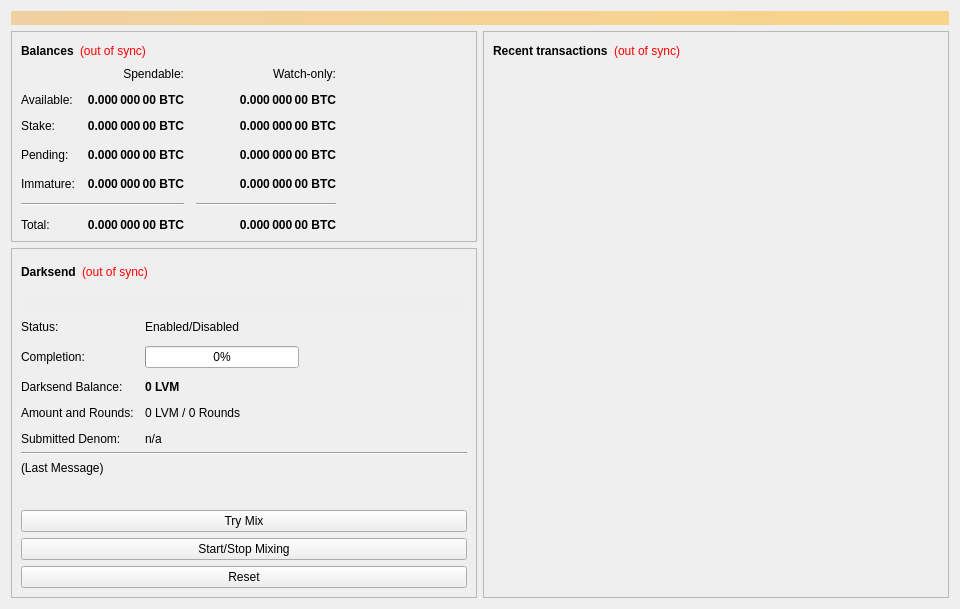
<?xml version="1.0" encoding="UTF-8"?>
<ui version="4.0">
 <class>OverviewPage</class>
 <widget class="QWidget" name="OverviewPage">
  <property name="geometry">
   <rect>
    <x>0</x>
    <y>0</y>
    <width>960</width>
    <height>594</height>
   </rect>
  </property>
  <property name="minimumSize">
   <size>
    <width>960</width>
    <height>0</height>
   </size>
  </property>
  <property name="windowTitle">
   <string>Form</string>
  </property>
  <layout class="QVBoxLayout" name="topLayout">
   <item>
    <widget class="QLabel" name="labelAlerts">
     <property name="visible">
      <bool>false</bool>
     </property>
     <property name="styleSheet">
      <string notr="true">background-color: qlineargradient(x1: 0, y1: 0, x2: 1, y2: 0, stop:0 #F0D0A0, stop:1 #F8D488); color:#000000;</string>
     </property>
     <property name="wordWrap">
      <bool>true</bool>
     </property>
     <property name="margin">
      <number>3</number>
     </property>
    </widget>
   </item>
   <item>
    <layout class="QHBoxLayout" name="horizontalLayout" stretch="1,1">
     <item>
      <layout class="QVBoxLayout" name="verticalLayout_2">
       <item>
        <widget class="QFrame" name="frame">
         <property name="frameShape">
          <enum>QFrame::StyledPanel</enum>
         </property>
         <property name="frameShadow">
          <enum>QFrame::Raised</enum>
         </property>
         <layout class="QVBoxLayout" name="verticalLayout_4">
          <item>
           <layout class="QHBoxLayout" name="horizontalLayout_4">
            <item>
             <widget class="QLabel" name="label_5">
              <property name="font">
               <font>
                <weight>75</weight>
                <bold>true</bold>
               </font>
              </property>
              <property name="text">
               <string>Balances</string>
              </property>
             </widget>
            </item>
            <item>
             <widget class="QLabel" name="labelWalletStatus">
              <property name="cursor">
               <cursorShape>WhatsThisCursor</cursorShape>
              </property>
              <property name="toolTip">
               <string>The displayed information may be out of date. Your wallet automatically synchronizes with the livermorium network after a connection is established, but this process has not completed yet.</string>
              </property>
              <property name="styleSheet">
               <string notr="true">QLabel { color: red; }</string>
              </property>
              <property name="text">
               <string notr="true">(out of sync)</string>
              </property>
              <property name="alignment">
               <set>Qt::AlignLeading|Qt::AlignLeft|Qt::AlignVCenter</set>
              </property>
             </widget>
            </item>
            <item>
             <spacer name="horizontalSpacer_3">
              <property name="orientation">
               <enum>Qt::Horizontal</enum>
              </property>
              <property name="sizeHint" stdset="0">
               <size>
                <width>40</width>
                <height>20</height>
               </size>
              </property>
             </spacer>
            </item>
           </layout>
          </item>
          <item>
           <layout class="QGridLayout" name="gridLayout">
            <property name="spacing">
             <number>12</number>
            </property>
            <item row="3" column="2">
             <widget class="QLabel" name="labelWatchPending">
              <property name="font">
               <font>
                <weight>75</weight>
                <bold>true</bold>
               </font>
              </property>
              <property name="cursor">
               <cursorShape>IBeamCursor</cursorShape>
              </property>
              <property name="toolTip">
               <string>Unconfirmed transactions to watch-only addresses</string>
              </property>
              <property name="text">
               <string notr="true">0.000 000 00 BTC</string>
              </property>
              <property name="alignment">
               <set>Qt::AlignRight|Qt::AlignTrailing|Qt::AlignVCenter</set>
              </property>
              <property name="textInteractionFlags">
               <set>Qt::LinksAccessibleByMouse|Qt::TextSelectableByKeyboard|Qt::TextSelectableByMouse</set>
              </property>
             </widget>
            </item>
            <item row="3" column="1">
             <widget class="QLabel" name="labelUnconfirmed">
              <property name="font">
               <font>
                <weight>75</weight>
                <bold>true</bold>
               </font>
              </property>
              <property name="cursor">
               <cursorShape>IBeamCursor</cursorShape>
              </property>
              <property name="toolTip">
               <string>Total of transactions that have yet to be confirmed, and do not yet count toward the spendable balance</string>
              </property>
              <property name="text">
               <string notr="true">0.000 000 00 BTC</string>
              </property>
              <property name="alignment">
               <set>Qt::AlignRight|Qt::AlignTrailing|Qt::AlignVCenter</set>
              </property>
              <property name="textInteractionFlags">
               <set>Qt::LinksAccessibleByMouse|Qt::TextSelectableByKeyboard|Qt::TextSelectableByMouse</set>
              </property>
             </widget>
            </item>
            <item row="4" column="2">
             <widget class="QLabel" name="labelWatchImmature">
              <property name="font">
               <font>
                <weight>75</weight>
                <bold>true</bold>
               </font>
              </property>
              <property name="cursor">
               <cursorShape>IBeamCursor</cursorShape>
              </property>
              <property name="toolTip">
               <string>Mined balance in watch-only addresses that has not yet matured</string>
              </property>
              <property name="text">
               <string notr="true">0.000 000 00 BTC</string>
              </property>
              <property name="alignment">
               <set>Qt::AlignRight|Qt::AlignTrailing|Qt::AlignVCenter</set>
              </property>
              <property name="textInteractionFlags">
               <set>Qt::LinksAccessibleByMouse|Qt::TextSelectableByKeyboard|Qt::TextSelectableByMouse</set>
              </property>
             </widget>
            </item>
            <item row="5" column="0" colspan="2">
             <widget class="Line" name="lineSpendableBalance">
              <property name="orientation">
               <enum>Qt::Horizontal</enum>
              </property>
             </widget>
            </item>
            <item row="5" column="2">
             <widget class="Line" name="lineWatchBalance">
              <property name="sizePolicy">
               <sizepolicy hsizetype="Preferred" vsizetype="Fixed">
                <horstretch>0</horstretch>
                <verstretch>0</verstretch>
               </sizepolicy>
              </property>
              <property name="minimumSize">
               <size>
                <width>140</width>
                <height>0</height>
               </size>
              </property>
              <property name="orientation">
               <enum>Qt::Horizontal</enum>
              </property>
             </widget>
            </item>
            <item row="6" column="0">
             <widget class="QLabel" name="labelTotalText">
              <property name="text">
               <string>Total:</string>
              </property>
             </widget>
            </item>
            <item row="4" column="1">
             <widget class="QLabel" name="labelImmature">
              <property name="font">
               <font>
                <weight>75</weight>
                <bold>true</bold>
               </font>
              </property>
              <property name="cursor">
               <cursorShape>IBeamCursor</cursorShape>
              </property>
              <property name="toolTip">
               <string>Mined balance that has not yet matured</string>
              </property>
              <property name="text">
               <string notr="true">0.000 000 00 BTC</string>
              </property>
              <property name="alignment">
               <set>Qt::AlignRight|Qt::AlignTrailing|Qt::AlignVCenter</set>
              </property>
              <property name="textInteractionFlags">
               <set>Qt::LinksAccessibleByMouse|Qt::TextSelectableByKeyboard|Qt::TextSelectableByMouse</set>
              </property>
             </widget>
            </item>
            <item row="3" column="3">
             <spacer name="horizontalSpacer_2">
              <property name="orientation">
               <enum>Qt::Horizontal</enum>
              </property>
              <property name="sizeHint" stdset="0">
               <size>
                <width>40</width>
                <height>20</height>
               </size>
              </property>
             </spacer>
            </item>
            <item row="4" column="0">
             <widget class="QLabel" name="labelImmatureText">
              <property name="text">
               <string>Immature:</string>
              </property>
             </widget>
            </item>
            <item row="6" column="1">
             <widget class="QLabel" name="labelTotal">
              <property name="font">
               <font>
                <weight>75</weight>
                <bold>true</bold>
               </font>
              </property>
              <property name="cursor">
               <cursorShape>IBeamCursor</cursorShape>
              </property>
              <property name="toolTip">
               <string>Your current total balance</string>
              </property>
              <property name="text">
               <string notr="true">0.000 000 00 BTC</string>
              </property>
              <property name="alignment">
               <set>Qt::AlignRight|Qt::AlignTrailing|Qt::AlignVCenter</set>
              </property>
              <property name="textInteractionFlags">
               <set>Qt::LinksAccessibleByMouse|Qt::TextSelectableByKeyboard|Qt::TextSelectableByMouse</set>
              </property>
             </widget>
            </item>
            <item row="6" column="2">
             <widget class="QLabel" name="labelWatchTotal">
              <property name="font">
               <font>
                <weight>75</weight>
                <bold>true</bold>
               </font>
              </property>
              <property name="cursor">
               <cursorShape>IBeamCursor</cursorShape>
              </property>
              <property name="toolTip">
               <string>Current total balance in watch-only addresses</string>
              </property>
              <property name="text">
               <string notr="true">0.000 000 00 BTC</string>
              </property>
              <property name="alignment">
               <set>Qt::AlignRight|Qt::AlignTrailing|Qt::AlignVCenter</set>
              </property>
              <property name="textInteractionFlags">
               <set>Qt::LinksAccessibleByMouse|Qt::TextSelectableByKeyboard|Qt::TextSelectableByMouse</set>
              </property>
             </widget>
            </item>
            <item row="0" column="2">
             <widget class="QLabel" name="labelWatchonly">
              <property name="text">
               <string>Watch-only:</string>
              </property>
              <property name="alignment">
               <set>Qt::AlignRight|Qt::AlignTrailing|Qt::AlignVCenter</set>
              </property>
             </widget>
            </item>
            <item row="1" column="0">
             <widget class="QLabel" name="labelBalanceText">
              <property name="text">
               <string>Available:</string>
              </property>
             </widget>
            </item>
            <item row="1" column="1">
             <widget class="QLabel" name="labelBalance">
              <property name="font">
               <font>
                <weight>75</weight>
                <bold>true</bold>
               </font>
              </property>
              <property name="cursor">
               <cursorShape>IBeamCursor</cursorShape>
              </property>
              <property name="toolTip">
               <string>Your current spendable balance</string>
              </property>
              <property name="text">
               <string notr="true">0.000 000 00 BTC</string>
              </property>
              <property name="alignment">
               <set>Qt::AlignRight|Qt::AlignTrailing|Qt::AlignVCenter</set>
              </property>
              <property name="textInteractionFlags">
               <set>Qt::LinksAccessibleByMouse|Qt::TextSelectableByKeyboard|Qt::TextSelectableByMouse</set>
              </property>
             </widget>
            </item>
            <item row="2" column="0">
             <widget class="QLabel" name="label_10">
              <property name="text">
               <string>Stake:</string>
              </property>
             </widget>
            </item>
            <item row="2" column="1">
             <widget class="QLabel" name="labelStake">
              <property name="font">
               <font>
                <weight>75</weight>
                <bold>true</bold>
               </font>
              </property>
              <property name="cursor">
               <cursorShape>IBeamCursor</cursorShape>
              </property>
              <property name="toolTip">
               <string>Total of coins that was staked, and do not yet count toward the current balance</string>
              </property>
              <property name="text">
               <string notr="true">0.000 000 00 BTC</string>
              </property>
              <property name="alignment">
               <set>Qt::AlignRight|Qt::AlignTrailing|Qt::AlignVCenter</set>
              </property>
              <property name="textInteractionFlags">
               <set>Qt::LinksAccessibleByMouse|Qt::TextSelectableByKeyboard|Qt::TextSelectableByMouse</set>
              </property>
             </widget>
            </item>
            <item row="2" column="2">
             <widget class="QLabel" name="labelWatchStake">
              <property name="font">
               <font>
                <weight>75</weight>
                <bold>true</bold>
               </font>
              </property>
              <property name="cursor">
               <cursorShape>IBeamCursor</cursorShape>
              </property>
              <property name="toolTip">
               <string>Total of coins that was staked in watch-only addresses, and do not yet count toward the current watch-only balance</string>
              </property>
              <property name="text">
               <string notr="true">0.000 000 00 BTC</string>
              </property>
              <property name="alignment">
               <set>Qt::AlignRight|Qt::AlignTrailing|Qt::AlignVCenter</set>
              </property>
              <property name="textInteractionFlags">
               <set>Qt::LinksAccessibleByMouse|Qt::TextSelectableByKeyboard|Qt::TextSelectableByMouse</set>
              </property>
             </widget>
            </item>
            <item row="1" column="2">
             <widget class="QLabel" name="labelWatchAvailable">
              <property name="font">
               <font>
                <weight>75</weight>
                <bold>true</bold>
               </font>
              </property>
              <property name="cursor">
               <cursorShape>IBeamCursor</cursorShape>
              </property>
              <property name="toolTip">
               <string>Your current balance in watch-only addresses</string>
              </property>
              <property name="text">
               <string notr="true">0.000 000 00 BTC</string>
              </property>
              <property name="alignment">
               <set>Qt::AlignRight|Qt::AlignTrailing|Qt::AlignVCenter</set>
              </property>
              <property name="textInteractionFlags">
               <set>Qt::LinksAccessibleByMouse|Qt::TextSelectableByKeyboard|Qt::TextSelectableByMouse</set>
              </property>
             </widget>
            </item>
            <item row="3" column="0">
             <widget class="QLabel" name="labelPendingText">
              <property name="text">
               <string>Pending:</string>
              </property>
             </widget>
            </item>
            <item row="0" column="1">
             <widget class="QLabel" name="labelSpendable">
              <property name="text">
               <string>Spendable:</string>
              </property>
              <property name="alignment">
               <set>Qt::AlignRight|Qt::AlignTrailing|Qt::AlignVCenter</set>
              </property>
             </widget>
            </item>
           </layout>
          </item>
         </layout>
        </widget>
       </item>
       <item>
        <widget class="QFrame" name="frameDarksend">
         <property name="sizePolicy">
          <sizepolicy hsizetype="Expanding" vsizetype="Expanding">
           <horstretch>0</horstretch>
           <verstretch>0</verstretch>
          </sizepolicy>
         </property>
         <property name="minimumSize">
          <size>
           <width>0</width>
           <height>350</height>
          </size>
         </property>
         <property name="layoutDirection">
          <enum>Qt::LeftToRight</enum>
         </property>
         <property name="frameShape">
          <enum>QFrame::StyledPanel</enum>
         </property>
         <property name="frameShadow">
          <enum>QFrame::Raised</enum>
         </property>
         <layout class="QVBoxLayout" name="verticalLayout_5">
          <item>
           <layout class="QHBoxLayout" name="horizontalLayout_5">
            <item>
             <widget class="QLabel" name="label_2">
              <property name="font">
               <font>
                <weight>75</weight>
                <bold>true</bold>
               </font>
              </property>
              <property name="text">
               <string>Darksend</string>
              </property>
             </widget>
            </item>
            <item>
             <widget class="QLabel" name="labelDarksendSyncStatus">
              <property name="toolTip">
               <string>The displayed information may be out of date. Your wallet automatically synchronizes with the livermorium network after a connection is established, but this process has not completed yet.</string>
              </property>
              <property name="styleSheet">
               <string notr="true">QLabel { color: red; }</string>
              </property>
              <property name="text">
               <string notr="true">(out of sync)</string>
              </property>
              <property name="alignment">
               <set>Qt::AlignLeading|Qt::AlignLeft|Qt::AlignVCenter</set>
              </property>
             </widget>
            </item>
            <item>
             <spacer name="horizontalSpacer_4">
              <property name="orientation">
               <enum>Qt::Horizontal</enum>
              </property>
              <property name="sizeHint" stdset="0">
               <size>
                <width>40</width>
                <height>20</height>
               </size>
              </property>
             </spacer>
            </item>
           </layout>
          </item>
          <item>
           <widget class="QPushButton" name="runAutoDenom">
            <property name="palette">
             <palette>
              <active>
               <colorrole role="WindowText">
                <brush brushstyle="SolidPattern">
                 <color alpha="255">
                  <red>0</red>
                  <green>0</green>
                  <blue>0</blue>
                 </color>
                </brush>
               </colorrole>
               <colorrole role="Button">
                <brush brushstyle="SolidPattern">
                 <color alpha="255">
                  <red>239</red>
                  <green>238</green>
                  <blue>238</blue>
                 </color>
                </brush>
               </colorrole>
               <colorrole role="Light">
                <brush brushstyle="SolidPattern">
                 <color alpha="255">
                  <red>255</red>
                  <green>255</green>
                  <blue>255</blue>
                 </color>
                </brush>
               </colorrole>
               <colorrole role="Midlight">
                <brush brushstyle="SolidPattern">
                 <color alpha="255">
                  <red>247</red>
                  <green>246</green>
                  <blue>246</blue>
                 </color>
                </brush>
               </colorrole>
               <colorrole role="Dark">
                <brush brushstyle="SolidPattern">
                 <color alpha="255">
                  <red>119</red>
                  <green>119</green>
                  <blue>119</blue>
                 </color>
                </brush>
               </colorrole>
               <colorrole role="Mid">
                <brush brushstyle="SolidPattern">
                 <color alpha="255">
                  <red>159</red>
                  <green>159</green>
                  <blue>159</blue>
                 </color>
                </brush>
               </colorrole>
               <colorrole role="Text">
                <brush brushstyle="SolidPattern">
                 <color alpha="255">
                  <red>0</red>
                  <green>0</green>
                  <blue>0</blue>
                 </color>
                </brush>
               </colorrole>
               <colorrole role="BrightText">
                <brush brushstyle="SolidPattern">
                 <color alpha="255">
                  <red>255</red>
                  <green>255</green>
                  <blue>255</blue>
                 </color>
                </brush>
               </colorrole>
               <colorrole role="ButtonText">
                <brush brushstyle="SolidPattern">
                 <color alpha="255">
                  <red>0</red>
                  <green>0</green>
                  <blue>0</blue>
                 </color>
                </brush>
               </colorrole>
               <colorrole role="Base">
                <brush brushstyle="SolidPattern">
                 <color alpha="255">
                  <red>255</red>
                  <green>255</green>
                  <blue>255</blue>
                 </color>
                </brush>
               </colorrole>
               <colorrole role="Window">
                <brush brushstyle="SolidPattern">
                 <color alpha="255">
                  <red>239</red>
                  <green>238</green>
                  <blue>238</blue>
                 </color>
                </brush>
               </colorrole>
               <colorrole role="Shadow">
                <brush brushstyle="SolidPattern">
                 <color alpha="255">
                  <red>0</red>
                  <green>0</green>
                  <blue>0</blue>
                 </color>
                </brush>
               </colorrole>
               <colorrole role="AlternateBase">
                <brush brushstyle="SolidPattern">
                 <color alpha="255">
                  <red>247</red>
                  <green>246</green>
                  <blue>246</blue>
                 </color>
                </brush>
               </colorrole>
               <colorrole role="ToolTipBase">
                <brush brushstyle="SolidPattern">
                 <color alpha="255">
                  <red>255</red>
                  <green>255</green>
                  <blue>220</blue>
                 </color>
                </brush>
               </colorrole>
               <colorrole role="ToolTipText">
                <brush brushstyle="SolidPattern">
                 <color alpha="255">
                  <red>0</red>
                  <green>0</green>
                  <blue>0</blue>
                 </color>
                </brush>
               </colorrole>
              </active>
              <inactive>
               <colorrole role="WindowText">
                <brush brushstyle="SolidPattern">
                 <color alpha="255">
                  <red>0</red>
                  <green>0</green>
                  <blue>0</blue>
                 </color>
                </brush>
               </colorrole>
               <colorrole role="Button">
                <brush brushstyle="SolidPattern">
                 <color alpha="255">
                  <red>239</red>
                  <green>238</green>
                  <blue>238</blue>
                 </color>
                </brush>
               </colorrole>
               <colorrole role="Light">
                <brush brushstyle="SolidPattern">
                 <color alpha="255">
                  <red>255</red>
                  <green>255</green>
                  <blue>255</blue>
                 </color>
                </brush>
               </colorrole>
               <colorrole role="Midlight">
                <brush brushstyle="SolidPattern">
                 <color alpha="255">
                  <red>247</red>
                  <green>246</green>
                  <blue>246</blue>
                 </color>
                </brush>
               </colorrole>
               <colorrole role="Dark">
                <brush brushstyle="SolidPattern">
                 <color alpha="255">
                  <red>119</red>
                  <green>119</green>
                  <blue>119</blue>
                 </color>
                </brush>
               </colorrole>
               <colorrole role="Mid">
                <brush brushstyle="SolidPattern">
                 <color alpha="255">
                  <red>159</red>
                  <green>159</green>
                  <blue>159</blue>
                 </color>
                </brush>
               </colorrole>
               <colorrole role="Text">
                <brush brushstyle="SolidPattern">
                 <color alpha="255">
                  <red>0</red>
                  <green>0</green>
                  <blue>0</blue>
                 </color>
                </brush>
               </colorrole>
               <colorrole role="BrightText">
                <brush brushstyle="SolidPattern">
                 <color alpha="255">
                  <red>255</red>
                  <green>255</green>
                  <blue>255</blue>
                 </color>
                </brush>
               </colorrole>
               <colorrole role="ButtonText">
                <brush brushstyle="SolidPattern">
                 <color alpha="255">
                  <red>0</red>
                  <green>0</green>
                  <blue>0</blue>
                 </color>
                </brush>
               </colorrole>
               <colorrole role="Base">
                <brush brushstyle="SolidPattern">
                 <color alpha="255">
                  <red>255</red>
                  <green>255</green>
                  <blue>255</blue>
                 </color>
                </brush>
               </colorrole>
               <colorrole role="Window">
                <brush brushstyle="SolidPattern">
                 <color alpha="255">
                  <red>239</red>
                  <green>238</green>
                  <blue>238</blue>
                 </color>
                </brush>
               </colorrole>
               <colorrole role="Shadow">
                <brush brushstyle="SolidPattern">
                 <color alpha="255">
                  <red>0</red>
                  <green>0</green>
                  <blue>0</blue>
                 </color>
                </brush>
               </colorrole>
               <colorrole role="AlternateBase">
                <brush brushstyle="SolidPattern">
                 <color alpha="255">
                  <red>247</red>
                  <green>246</green>
                  <blue>246</blue>
                 </color>
                </brush>
               </colorrole>
               <colorrole role="ToolTipBase">
                <brush brushstyle="SolidPattern">
                 <color alpha="255">
                  <red>255</red>
                  <green>255</green>
                  <blue>220</blue>
                 </color>
                </brush>
               </colorrole>
               <colorrole role="ToolTipText">
                <brush brushstyle="SolidPattern">
                 <color alpha="255">
                  <red>0</red>
                  <green>0</green>
                  <blue>0</blue>
                 </color>
                </brush>
               </colorrole>
              </inactive>
              <disabled>
               <colorrole role="WindowText">
                <brush brushstyle="SolidPattern">
                 <color alpha="255">
                  <red>119</red>
                  <green>119</green>
                  <blue>119</blue>
                 </color>
                </brush>
               </colorrole>
               <colorrole role="Button">
                <brush brushstyle="SolidPattern">
                 <color alpha="255">
                  <red>239</red>
                  <green>238</green>
                  <blue>238</blue>
                 </color>
                </brush>
               </colorrole>
               <colorrole role="Light">
                <brush brushstyle="SolidPattern">
                 <color alpha="255">
                  <red>255</red>
                  <green>255</green>
                  <blue>255</blue>
                 </color>
                </brush>
               </colorrole>
               <colorrole role="Midlight">
                <brush brushstyle="SolidPattern">
                 <color alpha="255">
                  <red>247</red>
                  <green>246</green>
                  <blue>246</blue>
                 </color>
                </brush>
               </colorrole>
               <colorrole role="Dark">
                <brush brushstyle="SolidPattern">
                 <color alpha="255">
                  <red>119</red>
                  <green>119</green>
                  <blue>119</blue>
                 </color>
                </brush>
               </colorrole>
               <colorrole role="Mid">
                <brush brushstyle="SolidPattern">
                 <color alpha="255">
                  <red>159</red>
                  <green>159</green>
                  <blue>159</blue>
                 </color>
                </brush>
               </colorrole>
               <colorrole role="Text">
                <brush brushstyle="SolidPattern">
                 <color alpha="255">
                  <red>119</red>
                  <green>119</green>
                  <blue>119</blue>
                 </color>
                </brush>
               </colorrole>
               <colorrole role="BrightText">
                <brush brushstyle="SolidPattern">
                 <color alpha="255">
                  <red>255</red>
                  <green>255</green>
                  <blue>255</blue>
                 </color>
                </brush>
               </colorrole>
               <colorrole role="ButtonText">
                <brush brushstyle="SolidPattern">
                 <color alpha="255">
                  <red>119</red>
                  <green>119</green>
                  <blue>119</blue>
                 </color>
                </brush>
               </colorrole>
               <colorrole role="Base">
                <brush brushstyle="SolidPattern">
                 <color alpha="255">
                  <red>239</red>
                  <green>238</green>
                  <blue>238</blue>
                 </color>
                </brush>
               </colorrole>
               <colorrole role="Window">
                <brush brushstyle="SolidPattern">
                 <color alpha="255">
                  <red>239</red>
                  <green>238</green>
                  <blue>238</blue>
                 </color>
                </brush>
               </colorrole>
               <colorrole role="Shadow">
                <brush brushstyle="SolidPattern">
                 <color alpha="255">
                  <red>0</red>
                  <green>0</green>
                  <blue>0</blue>
                 </color>
                </brush>
               </colorrole>
               <colorrole role="AlternateBase">
                <brush brushstyle="SolidPattern">
                 <color alpha="255">
                  <red>239</red>
                  <green>238</green>
                  <blue>238</blue>
                 </color>
                </brush>
               </colorrole>
               <colorrole role="ToolTipBase">
                <brush brushstyle="SolidPattern">
                 <color alpha="255">
                  <red>255</red>
                  <green>255</green>
                  <blue>220</blue>
                 </color>
                </brush>
               </colorrole>
               <colorrole role="ToolTipText">
                <brush brushstyle="SolidPattern">
                 <color alpha="255">
                  <red>0</red>
                  <green>0</green>
                  <blue>0</blue>
                 </color>
                </brush>
               </colorrole>
              </disabled>
             </palette>
            </property>
            <property name="focusPolicy">
             <enum>Qt::NoFocus</enum>
            </property>
            <property name="autoFillBackground">
             <bool>true</bool>
            </property>
            <property name="text">
             <string/>
            </property>
            <property name="flat">
             <bool>true</bool>
            </property>
           </widget>
          </item>
          <item>
           <layout class="QFormLayout" name="formLayout">
            <property name="fieldGrowthPolicy">
             <enum>QFormLayout::AllNonFixedFieldsGrow</enum>
            </property>
            <property name="horizontalSpacing">
             <number>11</number>
            </property>
            <property name="verticalSpacing">
             <number>12</number>
            </property>
            <item row="0" column="0">
             <widget class="QLabel" name="label_6">
              <property name="text">
               <string>Status:</string>
              </property>
             </widget>
            </item>
            <item row="1" column="0">
             <widget class="QLabel" name="label_7">
              <property name="text">
               <string>Completion:</string>
              </property>
             </widget>
            </item>
            <item row="1" column="1">
             <widget class="QProgressBar" name="darksendProgress">
              <property name="maximumSize">
               <size>
                <width>154</width>
                <height>16777215</height>
               </size>
              </property>
              <property name="value">
               <number>0</number>
              </property>
             </widget>
            </item>
            <item row="3" column="0">
             <widget class="QLabel" name="labelAnonymizedText">
              <property name="text">
               <string>Darksend Balance:</string>
              </property>
             </widget>
            </item>
            <item row="3" column="1">
             <widget class="QLabel" name="labelAnonymized">
              <property name="font">
               <font>
                <weight>75</weight>
                <bold>true</bold>
               </font>
              </property>
              <property name="text">
               <string notr="true">0 LVM</string>
              </property>
             </widget>
            </item>
            <item row="4" column="0">
             <widget class="QLabel" name="label_8">
              <property name="text">
               <string>Amount and Rounds:</string>
              </property>
             </widget>
            </item>
            <item row="4" column="1">
             <widget class="QLabel" name="labelAmountRounds">
              <property name="text">
               <string>0 LVM / 0 Rounds</string>
              </property>
             </widget>
            </item>
            <item row="5" column="0">
             <widget class="QLabel" name="label_9">
              <property name="text">
               <string>Submitted Denom:</string>
              </property>
             </widget>
            </item>
            <item row="5" column="1">
             <widget class="QLabel" name="labelSubmittedDenom">
              <property name="toolTip">
               <string>The denominations you submitted to the Masternode.&lt;br&gt;To mix, other users must submit the exact same denominations.</string>
              </property>
              <property name="text">
               <string>n/a</string>
              </property>
             </widget>
            </item>
            <item row="0" column="1">
             <widget class="QLabel" name="darksendEnabled">
              <property name="text">
               <string>Enabled/Disabled</string>
              </property>
             </widget>
            </item>
           </layout>
          </item>
          <item>
           <widget class="Line" name="lineLastMessage">
            <property name="orientation">
             <enum>Qt::Horizontal</enum>
            </property>
           </widget>
          </item>
          <item>
           <widget class="QLabel" name="darksendStatus">
            <property name="minimumSize">
             <size>
              <width>288</width>
              <height>43</height>
             </size>
            </property>
            <property name="text">
             <string>(Last Message)</string>
            </property>
            <property name="alignment">
             <set>Qt::AlignLeading|Qt::AlignLeft|Qt::AlignTop</set>
            </property>
            <property name="wordWrap">
             <bool>true</bool>
            </property>
           </widget>
          </item>
          <item>
           <widget class="QPushButton" name="darksendAuto">
            <property name="sizePolicy">
             <sizepolicy hsizetype="MinimumExpanding" vsizetype="Fixed">
              <horstretch>0</horstretch>
              <verstretch>0</verstretch>
             </sizepolicy>
            </property>
            <property name="toolTip">
             <string>Try to manually submit a Darksend request.</string>
            </property>
            <property name="text">
             <string>Try Mix</string>
            </property>
           </widget>
          </item>
          <item>
           <widget class="QPushButton" name="toggleDarksend">
            <property name="sizePolicy">
             <sizepolicy hsizetype="MinimumExpanding" vsizetype="Fixed">
              <horstretch>0</horstretch>
              <verstretch>0</verstretch>
             </sizepolicy>
            </property>
            <property name="text">
             <string>Start/Stop Mixing</string>
            </property>
           </widget>
          </item>
          <item>
           <widget class="QPushButton" name="darksendReset">
            <property name="sizePolicy">
             <sizepolicy hsizetype="MinimumExpanding" vsizetype="Fixed">
              <horstretch>0</horstretch>
              <verstretch>0</verstretch>
             </sizepolicy>
            </property>
            <property name="toolTip">
             <string>Reset the current status of Darksend (can interrupt Darksend if it's in the process of Mixing, which can cost you money!)</string>
            </property>
            <property name="autoFillBackground">
             <bool>false</bool>
            </property>
            <property name="text">
             <string>Reset</string>
            </property>
           </widget>
          </item>
         </layout>
        </widget>
       </item>
       <item>
        <spacer name="verticalSpacer">
         <property name="orientation">
          <enum>Qt::Vertical</enum>
         </property>
         <property name="sizeHint" stdset="0">
          <size>
           <width>20</width>
           <height>40</height>
          </size>
         </property>
        </spacer>
       </item>
      </layout>
     </item>
     <item>
      <layout class="QVBoxLayout" name="verticalLayout_3">
       <item>
        <widget class="QFrame" name="frame_2">
         <property name="frameShape">
          <enum>QFrame::StyledPanel</enum>
         </property>
         <property name="frameShadow">
          <enum>QFrame::Raised</enum>
         </property>
         <layout class="QVBoxLayout" name="verticalLayout">
          <item>
           <layout class="QHBoxLayout" name="horizontalLayout_2">
            <item>
             <widget class="QLabel" name="label_4">
              <property name="font">
               <font>
                <weight>75</weight>
                <bold>true</bold>
               </font>
              </property>
              <property name="text">
               <string>Recent transactions</string>
              </property>
             </widget>
            </item>
            <item>
             <widget class="QLabel" name="labelTransactionsStatus">
              <property name="cursor">
               <cursorShape>WhatsThisCursor</cursorShape>
              </property>
              <property name="toolTip">
               <string>The displayed information may be out of date. Your wallet automatically synchronizes with the livermorium network after a connection is established, but this process has not completed yet.</string>
              </property>
              <property name="styleSheet">
               <string notr="true">QLabel { color: red; }</string>
              </property>
              <property name="text">
               <string notr="true">(out of sync)</string>
              </property>
              <property name="alignment">
               <set>Qt::AlignRight|Qt::AlignTrailing|Qt::AlignVCenter</set>
              </property>
             </widget>
            </item>
            <item>
             <spacer name="horizontalSpacer">
              <property name="orientation">
               <enum>Qt::Horizontal</enum>
              </property>
              <property name="sizeHint" stdset="0">
               <size>
                <width>40</width>
                <height>20</height>
               </size>
              </property>
             </spacer>
            </item>
           </layout>
          </item>
          <item>
           <widget class="QListView" name="listTransactions">
            <property name="styleSheet">
             <string notr="true">QListView { background: transparent; }</string>
            </property>
            <property name="frameShape">
             <enum>QFrame::NoFrame</enum>
            </property>
            <property name="verticalScrollBarPolicy">
             <enum>Qt::ScrollBarAlwaysOff</enum>
            </property>
            <property name="horizontalScrollBarPolicy">
             <enum>Qt::ScrollBarAlwaysOff</enum>
            </property>
            <property name="selectionMode">
             <enum>QAbstractItemView::NoSelection</enum>
            </property>
           </widget>
          </item>
         </layout>
        </widget>
       </item>
      </layout>
     </item>
    </layout>
   </item>
  </layout>
 </widget>
 <resources/>
 <connections/>
</ui>
